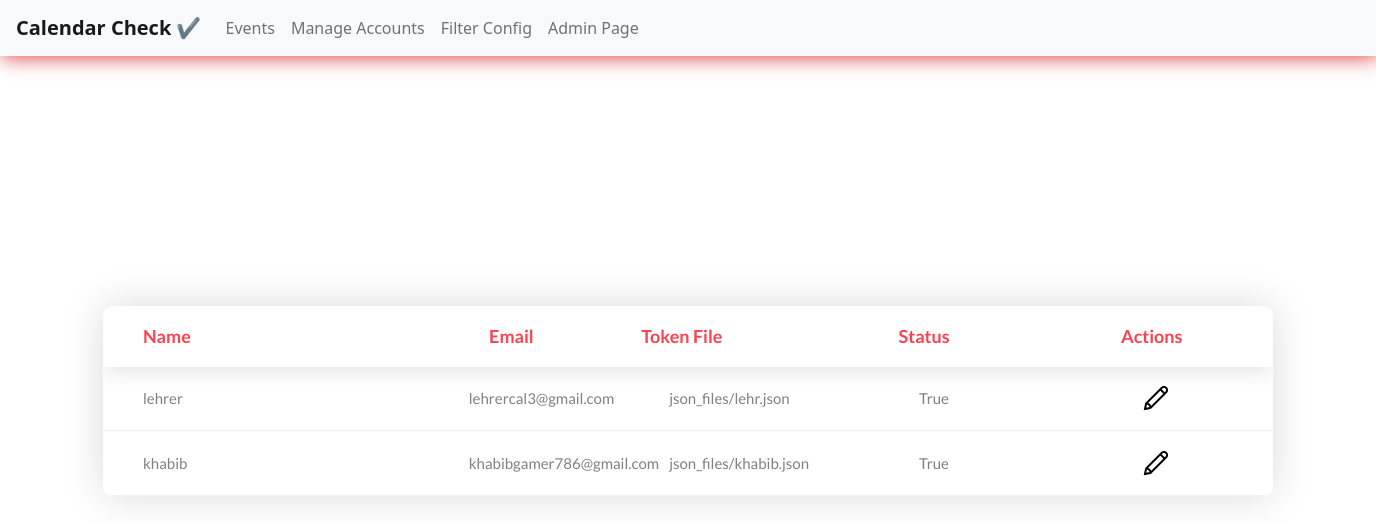
Screenshot of /manage_accounts with the database file from the repository.
### cal/models.py (models this page shows, shortened)
class Token(models.Model):
    name = models.CharField(max_length=500, null=True)
    email = models.EmailField(null=True)
    token_file = models.FileField(null=True, blank=True, upload_to='json_files')
    status = models.BooleanField(default=True)
    class Meta:
        verbose_name_plural = "Tokens"

### cal/views.py (the view)
# urls.py: path('manage_accounts', manage_account, name='manage-accounts'),
def manage_account(request):
    emails = Token.objects.all()
    context = {'emails': emails}
    return render(request, 'cal/manage_account.html', context)

### cal/templates/cal/manage_account.html (shortened to what this page needs)
{% extends 'index.html' %}
{% load static %}
{% block content %}
<div class="limiter">
    <div class="container-table100">
        <div class="wrap-table100">
            <div class="table100 ver2 m-b-110">
                <div class="table100-head">
                    <table>
                        <thead>
                            <tr class="row100 head">
                                <th class="cell100 column1">Name</th>
                                <th class="cell100 column2">Email</th>
                                <th class="cell100 column3">Token File</th>
                                <th class="cell100 column4">Status</th>
                                <th class="cell100 column5">Actions</th>
                            </tr>
                        </thead>
                    </table>
                </div>
                <div class="table100-body js-pscroll">
                    <table>
                        <tbody>
                            {% for email in emails %}
                            <tr class="row100 body">
                                <td class="cell100 column1">{{ email.name }}</td>
                                <td class="cell100 column2">{{ email.email }}</td>
                                <td class="cell100 column3">{{ email.token_file }}</td>
                                <td class="cell100 column4">{{ email.status }}</td>
                                <td class="cell100 column5">
                                    <i><a href="{% url 'account-edit' email.id %}"><img src="{% static 'images/edit.png' %}" alt=""></a></i>
                                </td>
                            </tr>
                            {% endfor %}
                        </tbody>
                    </table>
                </div>
            </div>
        </div>
    </div>
</div>
{% endblock content %}

### static/css/main.css (style rules this page uses)
* { margin: 0px; padding: 0px; box-sizing: border-box; }
body, html { height: 100%; font-family: sans-serif; }
a { margin: 0px; transition: all 0.4s; -webkit-transition: all 0.4s; -o-transition: all 0.4s; -moz-transition: all 0.4s; }
.js-pscroll { position: relative; overflow: hidden; }
.limiter { width: 1366px; margin: 0 auto; }
.container-table100 { width: 100%; min-height: 100vh; background: #fff; display: -webkit-box; display: -webkit-flex; display: -moz-box; display: -ms-flexbox; display: flex; align-items: center; justify-content: center; flex-wrap: wrap; padding: 33px 30px; }
.wrap-table100 { width: 1170px; }
.table100 { background-color: #fff; }
table { width: 100%; }
th, td { font-weight: unset; padding-right: 10px; }
.column1 { width: 33%; padding-left: 40px; }
.column2 { width: 13%; }
.column3 { width: 22%; }
.column4 { width: 19%; }
.column5 { width: 13%; }
.table100-head th { padding-top: 18px; padding-bottom: 18px; }
.table100-body td { padding-top: 16px; padding-bottom: 16px; }
.table100 { position: relative; padding-top: 60px; }
.table100-head { position: absolute; width: 100%; top: 0; left: 0; }
.table100-body { max-height: 585px; overflow: auto; }
.table100.ver2 .table100-head { box-shadow: 0 5px 20px 0px rgba(0, 0, 0, 0.1); -moz-box-shadow: 0 5px 20px 0px rgba(0, 0, 0, 0.1); -webkit-box-shadow: 0 5px 20px 0px rgba(0, 0, 0, 0.1); -o-box-shadow: 0 5px 20px 0px rgba(0, 0, 0, 0.1); -ms-box-shadow: 0 5px 20px 0px rgba(0, 0, 0, 0.1); }
.table100.ver2 th { font-family: Lato-Bold; font-size: 18px; color: #fa4251; line-height: 1.4; background-color: transparent; }
.table100.ver2 td { font-family: Lato-Regular; font-size: 15px; color: #808080; line-height: 1.4; }
.table100.ver2 .table100-body tr { border-bottom: 1px solid #f2f2f2; }
.table100.ver2 { border-radius: 10px; overflow: hidden; box-shadow: 0 0px 40px 0px rgba(0, 0, 0, 0.15); -moz-box-shadow: 0 0px 40px 0px rgba(0, 0, 0, 0.15); -webkit-box-shadow: 0 0px 40px 0px rgba(0, 0, 0, 0.15); -o-box-shadow: 0 0px 40px 0px rgba(0, 0, 0, 0.15); -ms-box-shadow: 0 0px 40px 0px rgba(0, 0, 0, 0.15); }

### rows the page displays
Token: name "lehrer", email "lehrercal3@gmail.com", token_file "json_files/lehr.json", status "True"
Token: name "khabib", email "khabibgamer786@gmail.com", token_file "json_files/khabib.json", status "True"
